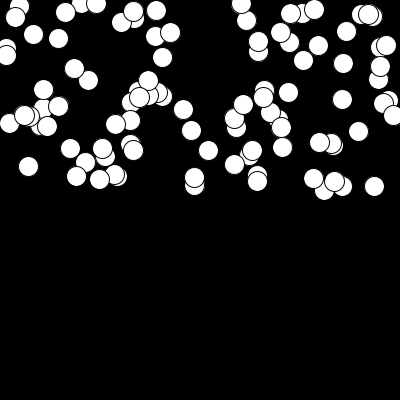
Frame 1 (no input)
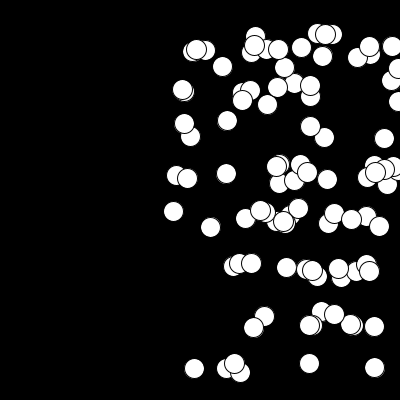
Frame 60 (the mouse pressed at the canvas centre just before this capture)
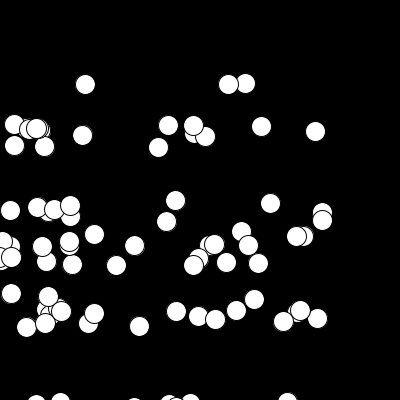
Frame 120 (the mouse held since frame 60 and released just before this capture)

The Processing sketch that drew these frames (run headless with seeded random() and noise(); from frame 60 on, the mouse is pressed at the canvas centre):

// Processing sketch: processing_175249
// ── processing_175249.pde

ArrayList ballCollection;

void setup () {
  size(400,400);
  smooth();
  ballCollection = new ArrayList();
  for(int i=0; i<100; i++) {
  Ball myBall=new Ball(random(0,width),random(0,200));
  ballCollection.add(myBall); 
  }
}
void draw () {
  background(0);
  for(int i=0; i<100; i++) {
  Ball myBall=(Ball) ballCollection.get(i);
  myBall.run();
  }
}

class Ball {
  float x=0;
  float y=0;
  float speedX=4;
  float speedY=0.5;
  
  Ball (float _x, float _y) {    
  x=_x;
  y=_y;
  }
  
  void run () {
    display();
    move();
    bounce();
    gravity();
  }
  
  void gravity () {
    speedY+=1;
  }
  
  void bounce () {
    if(x>width) {
    speedX=speedX *-1;
    }
    if(x<0) {
    speedX=speedX *-1;
    }
    if(y>height) {
    speedY=speedY *-1;
    } 
    if(y<0) {
    speedY=speedY *-1;
    }
  }
  
  void move () {
    x+=speedX;
    y+=speedY;
  }
  
  void display () {
    ellipse(x,y,20,20);
  }
}
